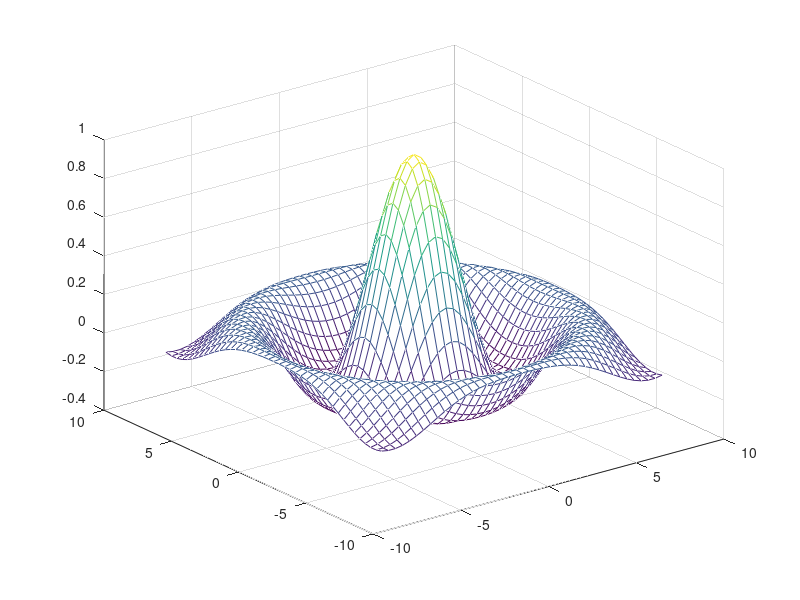

MATLAB code for this plot:
clc;
clf;
clear all;
close all;
a=b=linspace(-8,8,41);
[xx,yy]=meshgrid(a,b);
c=sqrt (xx.^2 + yy.^2)+ eps;
d=sin(c) ./ c;
mesh(a,b,d);
